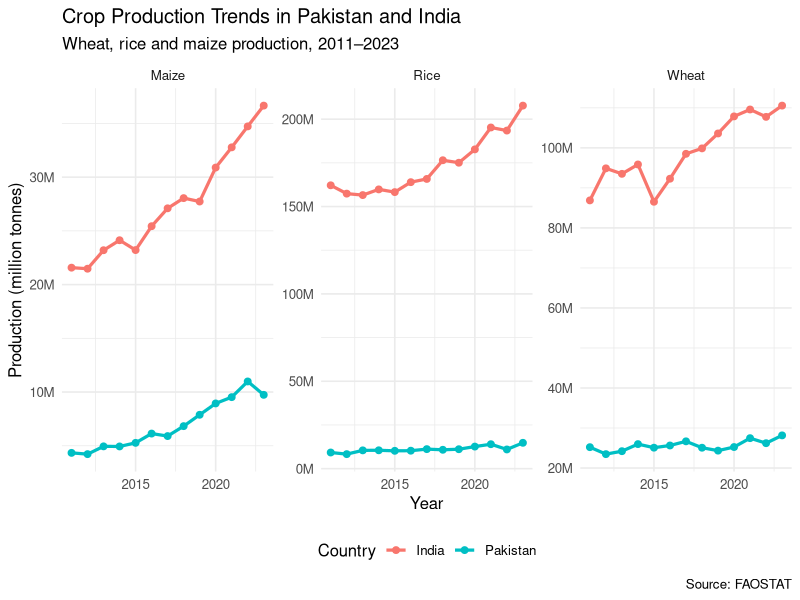
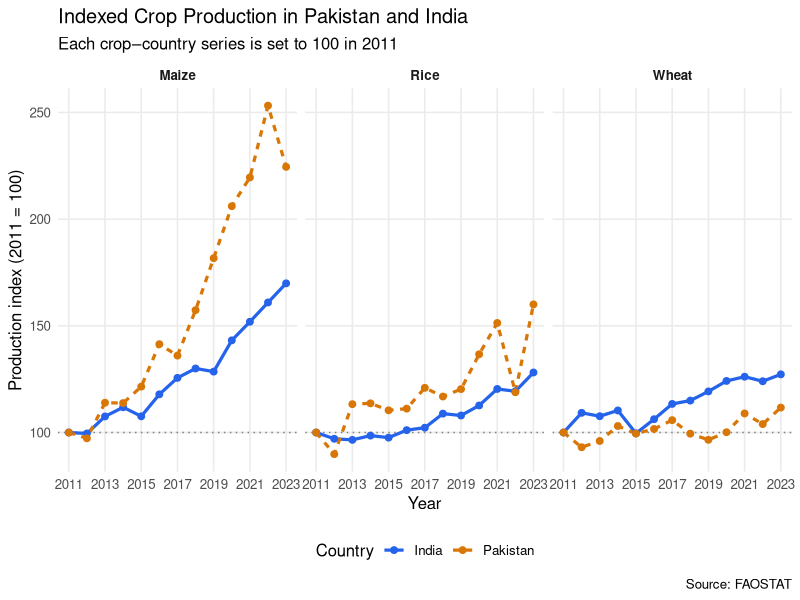
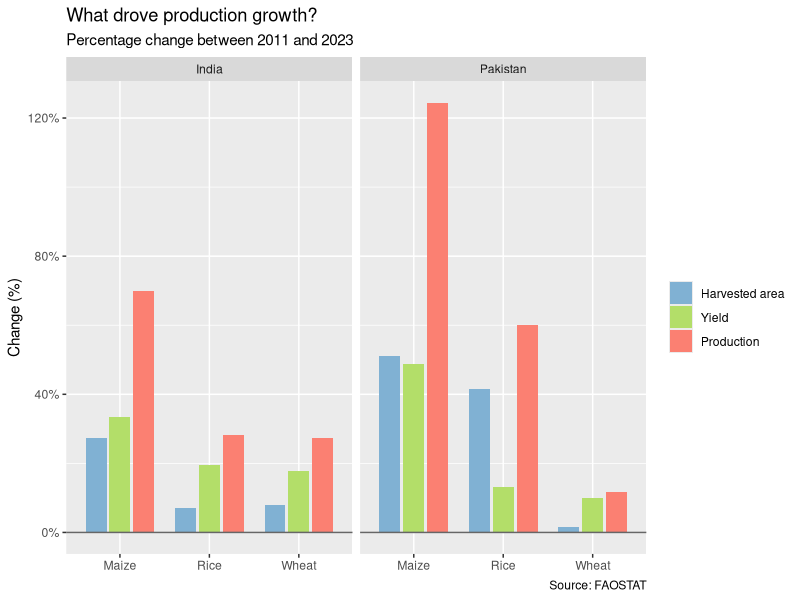
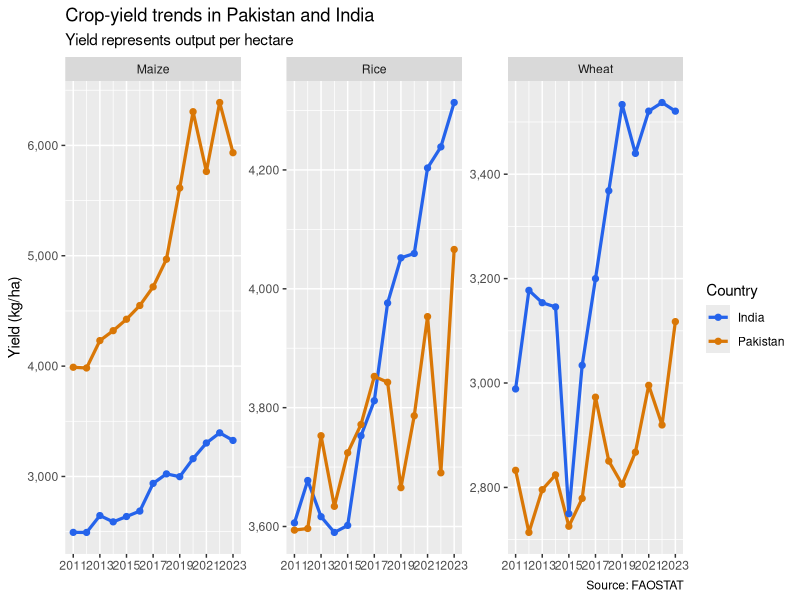
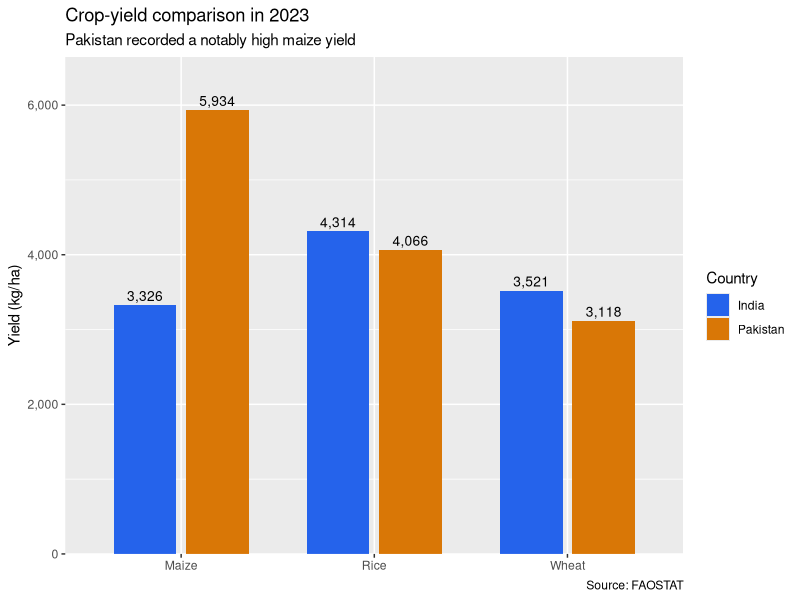
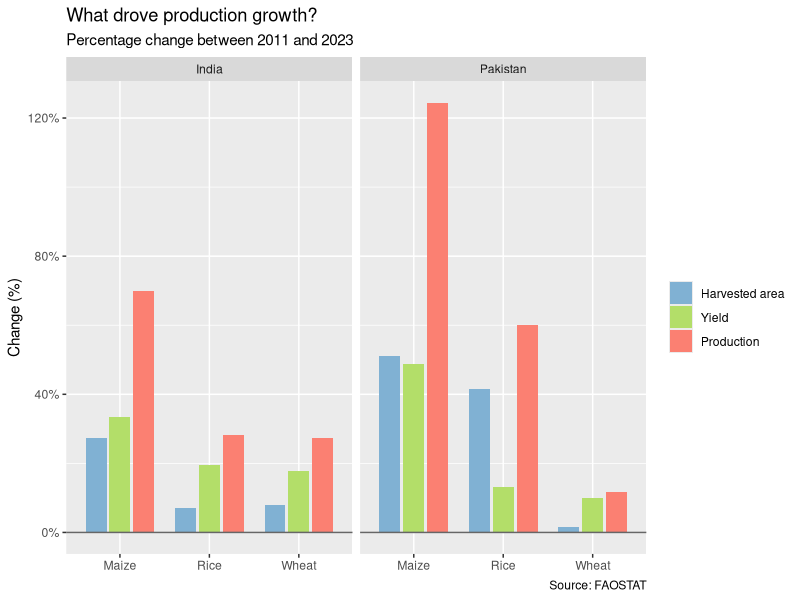
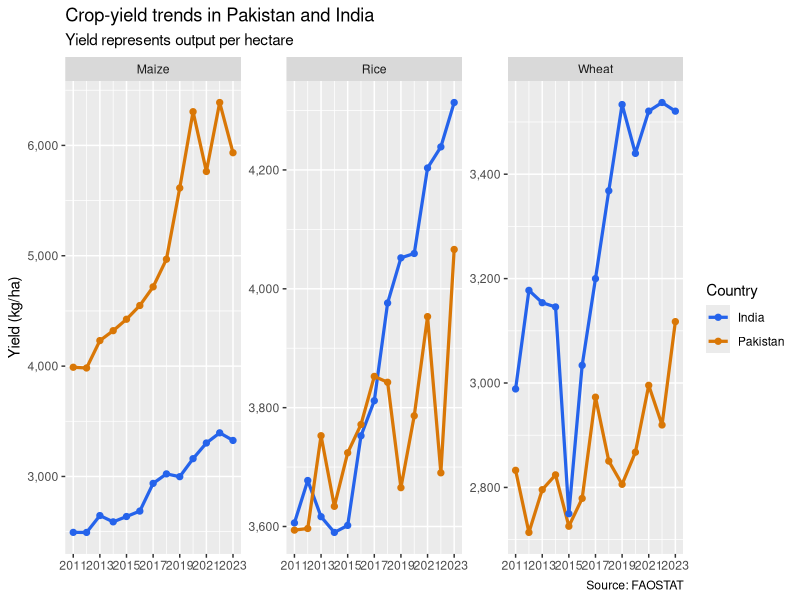
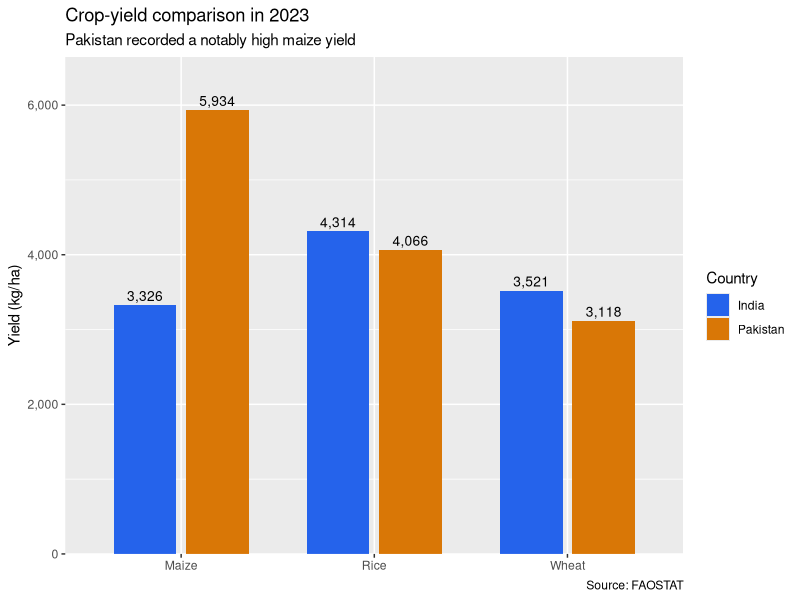

Here is the R script that generated these plots, in order:
## ---- chunk 1
library(tidyverse)
install.packages("ggplot2")
library(ggplot2)
library(scales)
## ---- chunk 2
agri_data <- read.csv(
  "data/agriculture.csv",
  fileEncoding = "UTF-8-BOM"
)
## ---- chunk 3
library(dplyr)
library(tidyr)

crop_data <- agri_data %>%
  filter(
    Area %in% c("Pakistan", "India"),
    Item %in% c("Wheat", "Rice", "Maize (corn)"),
    Element %in% c("Area harvested", "Yield", "Production"),
    !is.na(Value)
  ) %>%
  mutate(
    Item = recode(Item, "Maize (corn)" = "Maize")
  ) %>%
  select(Area, Item, Year, Element, Value) %>%
  pivot_wider(
    names_from = Element,
    values_from = Value
  ) %>%
  rename(
    country = Area,
    crop = Item,
    year = Year,
    area_ha = `Area harvested`,
    yield_kg_ha = Yield,
    production_t = Production
  ) %>%
  arrange(country, crop, year)
## ---- chunk 4
head(agri_data)
str(agri_data)
dim(agri_data)
names(agri_data)
## ---- chunk 5
head(crop_data)
dim(crop_data)

crop_data %>%
  count(country, crop)
## ---- chunk 6
library(ggplot2)
library(scales)

ggplot(
  crop_data,
  aes(x = year, y = production_t, color = country)
) +
  geom_line(linewidth = 1.1) +
  geom_point(size = 2) +
  facet_wrap(~ crop, scales = "free_y") +
  scale_y_continuous(
    labels = label_number(scale = 1e-6, suffix = "M")
  ) +
  labs(
    title = "Crop Production Trends in Pakistan and India",
    subtitle = "Wheat, rice and maize production, 2011–2023",
    x = "Year",
    y = "Production (million tonnes)",
    color = "Country",
    caption = "Source: FAOSTAT"
  ) +
  theme_minimal(base_size = 12) +
  theme(legend.position = "bottom")
## ---- chunk 7
library(dplyr)
library(ggplot2)
indexed_data <- crop_data %>% group_by(country, crop) %>% mutate(production_2011 = production_t[year == 2011][1], production_index = (production_t / production_2011) * 100
) %>%
    ungroup()
indexed_data %>%
  filter(year == 2011) %>%
  select(country, crop, year, production_index)
## ---- chunk 8
ggplot(
  indexed_data,
  aes(
    x = year,
    y = production_index,
    color = country,
    linetype = country,
    group = country
  )
) +
  geom_hline(
    yintercept = 100,
    color = "grey50",
    linetype = "dotted"
  ) +
  geom_line(linewidth = 1.1) +
  geom_point(size = 2) +
  facet_wrap(~ crop, nrow = 1) +
  scale_color_manual(
    values = c(
      "India" = "#2563EB",
      "Pakistan" = "#D97706"
    )
  ) +
  scale_x_continuous(
    breaks = seq(2011, 2023, by = 2)
  ) +
  labs(
    title = "Indexed Crop Production in Pakistan and India",
    subtitle = "Each crop–country series is set to 100 in 2011",
    x = "Year",
    y = "Production index (2011 = 100)",
    color = "Country",
    linetype = "Country",
    caption = "Source: FAOSTAT"
  ) +
  theme_minimal(base_size = 12) +
  theme(
    legend.position = "bottom",
    panel.grid.minor = element_blank(),
    strip.text = element_text(face = "bold")
  )
## ---- chunk 9
growth_ranking <- indexed_data %>%
  group_by(country, crop) %>%
  slice_max(year, n = 1, with_ties = FALSE) %>%
  ungroup() %>%
  transmute(
    country,
    crop,
    final_year = year,
    final_index = round(production_index, 1),
    growth_percent = round(production_index - 100, 1)
  ) %>%
  arrange(desc(growth_percent))

growth_ranking
## ---- chunk 10
growth_summary <- crop_data %>%
  group_by(country, crop) %>%
  summarise(
    area_change_pct = 100 * (
      last(area_ha, order_by = year) /
        first(area_ha, order_by = year) - 1
    ),
    yield_change_pct = 100 * (
      last(yield_kg_ha, order_by = year) /
        first(yield_kg_ha, order_by = year) - 1
    ),
    production_change_pct = 100 * (
      last(production_t, order_by = year) /
        first(production_t, order_by = year) - 1
    ),
    .groups = "drop"
  )

print(growth_summary)
## ---- chunk 11
growth_long <- growth_summary %>%
  pivot_longer(
    cols = ends_with("_change_pct"),
    names_to = "measure",
    values_to = "change_pct"
  ) %>%
  mutate(
    measure = recode(
      measure,
      area_change_pct = "Harvested area",
      yield_change_pct = "Yield",
      production_change_pct = "Production"
    ),
    measure = factor(
      measure,
      levels = c("Harvested area", "Yield", "Production")
    )
  )

p3 <- ggplot(
  growth_long,
  aes(x = crop, y = change_pct, fill = measure)
) +
  geom_col(
    position = position_dodge(width = 0.8),
    width = 0.7
  ) +
  geom_hline(yintercept = 0, colour = "grey40") +
  facet_wrap(~country) +
  scale_fill_manual(
    values = c(
      "Harvested area" = "#80B1D3",
      "Yield" = "#B3DE69",
      "Production" = "#FB8072"
    )
  ) +
  scale_y_continuous(labels = label_number(suffix = "%")) +
  labs(
    title = "What drove production growth?",
    subtitle = "Percentage change between 2011 and 2023",
    x = NULL,
    y = "Change (%)",
    fill = NULL,
    caption = "Source: FAOSTAT"
  )

p3

ggsave(
  "figures/03_growth_drivers.png",
  p3,
  width = 10,
  height = 6,
  dpi = 300
)
## ---- chunk 12
library(dplyr)
library(ggplot2)

country_colours <- c(
  "Pakistan" = "#D97706",
  "India" = "#2563EB"
)
p4 <- ggplot(
  crop_data,
  aes(x = year, y = yield_kg_ha, colour = country)
) +
  geom_line(linewidth = 1.1) +
  geom_point(size = 1.8) +
  facet_wrap(~crop, scales = "free_y") +
  scale_colour_manual(values = country_colours) +
  scale_x_continuous(breaks = seq(2011, 2023, 2)) +
  scale_y_continuous(labels = label_comma()) +
  labs(
    title = "Crop-yield trends in Pakistan and India",
    subtitle = "Yield represents output per hectare",
    x = NULL,
    y = "Yield (kg/ha)",
    colour = "Country",
    caption = "Source: FAOSTAT"
  )

p4

ggsave(
  "figures/04_yield_trends.png",
  p4,
  width = 11,
  height = 6,
  dpi = 300
)
## ---- chunk 13
yield_2023 <- crop_data %>%
  filter(year == 2023)

p5 <- ggplot(
  yield_2023,
  aes(x = crop, y = yield_kg_ha, fill = country)
) +
  geom_col(
    position = position_dodge(width = 0.75),
    width = 0.65
  ) +
  geom_text(
    aes(label = comma(round(yield_kg_ha))),
    position = position_dodge(width = 0.75),
    vjust = -0.4,
    size = 3.5
  ) +
  scale_fill_manual(values = country_colours) +
  scale_y_continuous(
    labels = label_comma(),
    expand = expansion(mult = c(0, 0.12))
  ) +
  labs(
    title = "Crop-yield comparison in 2023",
    subtitle = "Pakistan recorded a notably high maize yield",
    x = NULL,
    y = "Yield (kg/ha)",
    fill = "Country",
    caption = "Source: FAOSTAT"
  )

p5

ggsave(
  "figures/05_yield_comparison_2023.png",
  p5,
  width = 9,
  height = 6,
  dpi = 300
)
